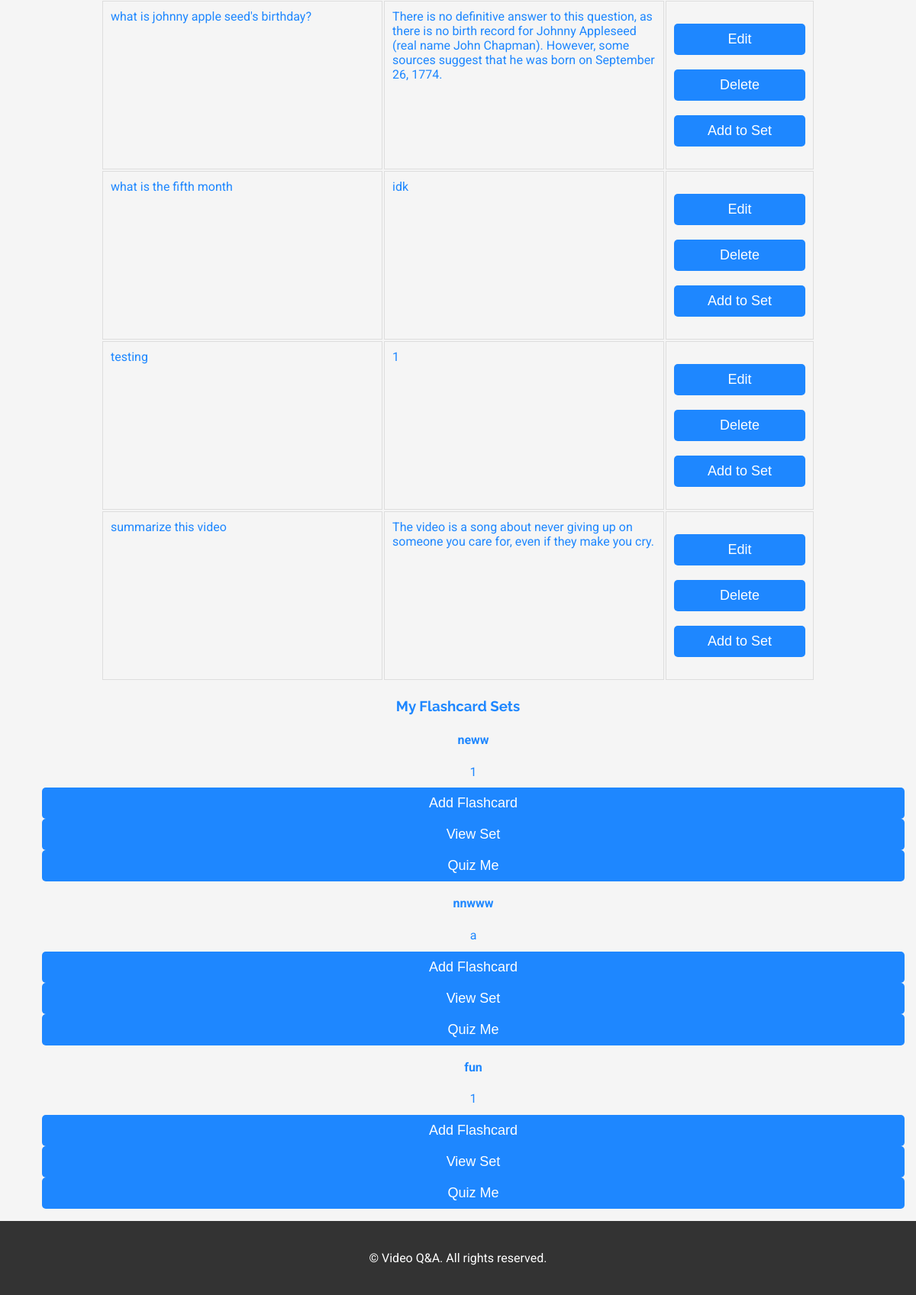
The app's page /profile (signed in, lower part), older data.
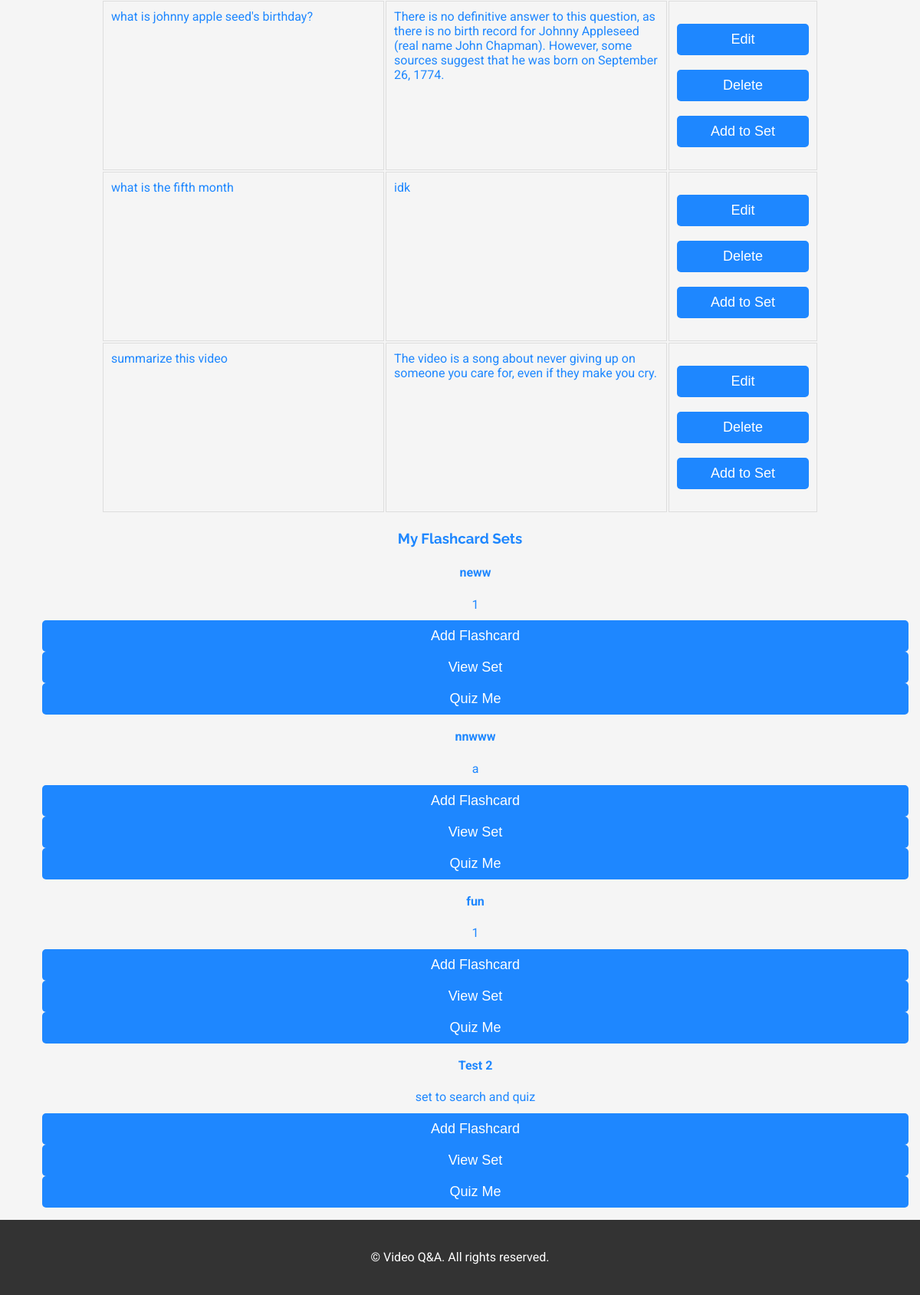
The same page, newer data.
### models.py (models this page shows, shortened)
class Flashcard(db.Model):
    id = db.Column(db.Integer, primary_key=True)
    question = db.Column(db.String(200), nullable=False)
    answer = db.Column(db.String(200), nullable=False)
    user_id = db.Column(db.Integer, db.ForeignKey('user.id'), nullable=False)
    flashcard_set_id = db.Column(db.Integer, db.ForeignKey('flashcard_set.id', name='fk_flashcard_set_id'), nullable=True)  # Added ForeignKey with name

class FlashcardSet(db.Model):
    id = db.Column(db.Integer, primary_key=True)
    title = db.Column(db.String(100), nullable=False)
    description = db.Column(db.String(200))
    user_id = db.Column(db.Integer, db.ForeignKey('user.id'), nullable=False)
    flashcards = db.relationship('Flashcard', backref='flashcard_set', lazy=True)  # Added relationship
    correct_count = db.Column(db.Integer, default=0)  # Add this line
    incorrect_count = db.Column(db.Integer, default=0)  # Add this line
    flashcards = db.relationship('Flashcard', backref='flashcard_set', lazy=True)
    public = db.Column(db.Boolean, default=True)

### app.py (the view)
@app.route('/profile')
@login_required
def profile():
    flashcards = Flashcard.query.filter_by(user_id=current_user.id).all()
    flashcard_sets = FlashcardSet.query.filter_by(user_id=current_user.id).all()
    return render_template('profile.html', title='Profile', flashcards=flashcards,flashcard_sets=flashcard_sets, search_form=SearchSetsForm())

### forms.py
class SearchSetsForm(FlaskForm):
    search_query = StringField('Search Query', validators=[DataRequired()])
    submit = SubmitField('Search')

### app.py (called while the page is built)
@login_manager.user_loader
def load_user(user_id):
    return User.query.get(int(user_id))

### Templates/profile.html (shortened to what this page needs)
{% extends "index.html" %}
{% block content %}
  <table class="flashcards-table">
    {% for flashcard in flashcards %}
      <tr>
        <td>{{ flashcard.question }}</td>
        <td>{{ flashcard.answer }}</td>
        <td class="actions">
          <form method="GET" action="{{ url_for('edit_flashcard', flashcard_id=flashcard.id) }}" style="display: inline;">
            <input type="submit" value="Edit" class="btn btn-sm btn-outline-info">
          </form>
          <form method="POST" action="{{ url_for('delete_flashcard', flashcard_id=flashcard.id) }}" style="display: inline;">
            <input type="submit" value="Delete" class="btn btn-sm btn-outline-danger" onclick="return confirm('Are you sure you want to delete this flashcard?');">
          </form>
          <form method="GET" action="{{ url_for('select_set', flashcard_id=flashcard.id) }}" style="display: inline;">
            <input type="submit" value="Add to Set" class="btn btn-sm btn-outline-primary">
          </form>
        </td>
      </tr>
    {% endfor %}
  </table>
  {% if flashcard_sets %}
    <h3 class="section-title">My Flashcard Sets</h3>
    <ul>
        {% for flashcard_set in flashcard_sets %}
        <div class="flashcard-set">
          <p class="set-title"><strong>{{ flashcard_set.title }}</strong></p>
          <p class="set-description">{{ flashcard_set.description }}</p>
                <form method="GET" action="{{ url_for('new_flashcard', set_id=flashcard_set.id) }}" style="display: inline;" class="bottom-buttons no-style-form">
                  <input type="submit" value="Add Flashcard" class="btn btn-sm btn-outline-info">
                </form>
                <form method="GET" action="{{ url_for('flashcard_set', set_id=flashcard_set.id) }}" style="display: inline;" class="bottom-buttons no-style-form">
                  <input type="submit" value="View Set" class="btn btn-sm btn-outline-primary">
                </form>
                <form method="GET" action="{{ url_for('quiz_settings', set_id=flashcard_set.id) }}" style="display: inline;" class="bottom-buttons no-style-form">
                  <input type="submit" value="Quiz Me" class="btn btn-sm btn-outline-success">
                </form>
              </div>
        {% endfor %}
    </ul>
  {% else %}
    <p>No flashcard sets found.</p>
  {% endif %}
{% endblock %}

Row changes from the older to the newer data that the page shows:
removed Flashcard: question "testing", answer "1"
added FlashcardSet: title "Test 2", description "set to search and quiz"
